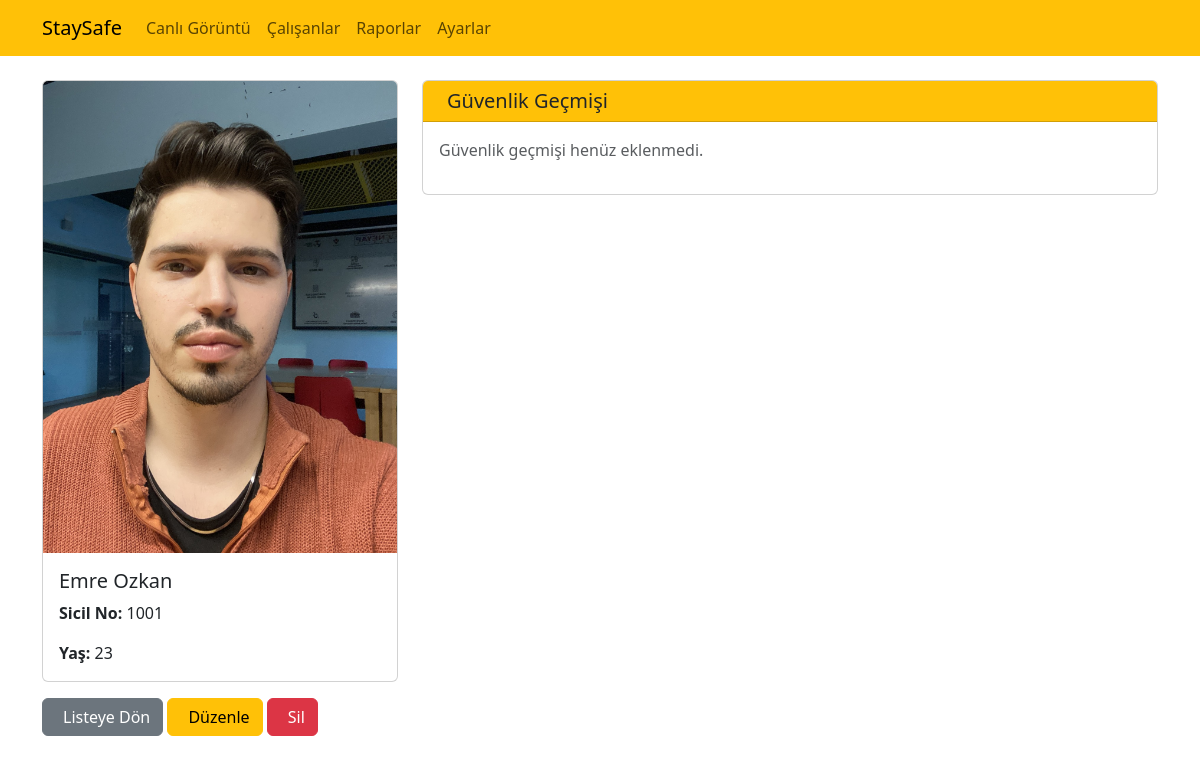
Page /employees/detail/1001/ on the committed database.
### employees/models.py (models this page shows, shortened)
class Employee(models.Model):
    sicil_no = models.CharField(max_length=4, primary_key=True)
    name = models.CharField(max_length=100)
    surname = models.CharField(max_length=100)
    age = models.IntegerField()
    imageUrl = models.URLField(max_length=300, blank=False, default="1.jpg") # Bos birakilamaz. Denetim yapılacak.

### employees/views.py (the view)
# urls.py: path('detail/<str:sicil_no>/', views.employee_detail, name='employee_detail'),
def employee_detail(request, sicil_no):
    employee = get_object_or_404(Employee, sicil_no=sicil_no)
    return render(request, 'employees/employee_detail.html', {
        'employee': employee
    })

### employees/templates/employees/employee_detail.html (shortened to what this page needs)
{% extends "layout.html" %}
{% load static %}
{% block content %}
<div class="container mt-4">
    <div class="row">
        <div class="col-md-4">
            <div class="card">
                {% with 'employees/img/'|add:employee.name|add:'.jpg' as image_path %}
                    <img src="{% static image_path %}" class="card-img-top" alt="{{employee.name}} {{employee.surname}}" onerror="this.src='{% static 'employees/img/default.jpg' %}'">
                {% endwith %}
                <div class="card-body">
                    <h5 class="card-title">{{employee.name}} {{employee.surname}}</h5>
                    <p class="card-text">
                        <strong>Sicil No:</strong> {{employee.sicil_no|upper}}
                    </p>
                    <p class="card-text">
                        <strong>Yaş:</strong> {{employee.age}}
                    </p>
                </div>
            </div>
        </div>
        <div class="col-md-8">
            <div class="card">
                <div class="card-header bg-warning">
                    <h5 class="card-title mb-0">
                        Güvenlik Geçmişi
                    </h5>
                </div>
                <div class="card-body">
                    <p class="text-muted">Güvenlik geçmişi henüz eklenmedi.</p>
                </div>
            </div>
        </div>
    </div>
    <div class="mt-3">
        <a href="{% url 'employee_list' %}" class="btn btn-secondary">
            Listeye Dön
        </a>
        <a href="{% url 'employee_edit' employee.sicil_no %}" class="btn btn-warning">
            Düzenle
        </a>
        <a href="{% url 'employee_delete' employee.sicil_no %}" class="btn btn-danger">
            Sil
        </a>
    </div>
</div>
{% endblock %}

### rows in the picture
Employee: name (picture), name "Emre", surname "Ozkan", sicil_no "1001", age "23"
